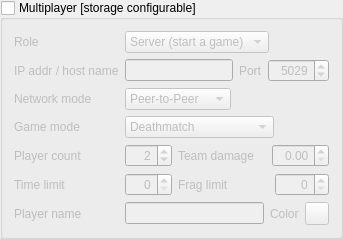
             <widget class="QGroupBox" name="multiplayerGrpBox">
              <property name="sizePolicy">
               <sizepolicy hsizetype="Preferred" vsizetype="Expanding">
                <horstretch>0</horstretch>
                <verstretch>0</verstretch>
               </sizepolicy>
              </property>
              <property name="toolTip">
               <string>&lt;html&gt;&lt;head/&gt;&lt;body&gt;&lt;p&gt;Multiplayer options for ZDoom family or Woof. May not work for other engines.&lt;/p&gt;&lt;/body&gt;&lt;/html&gt;</string>
              </property>
              <property name="title">
               <string>Multiplayer [storage configurable]</string>
              </property>
              <property name="checkable">
               <bool>true</bool>
              </property>
              <property name="checked">
               <bool>false</bool>
              </property>
              <layout class="QGridLayout" name="gridLayout_2">
               <item row="0" column="0">
                <widget class="QLabel" name="multRoleLabel">
                 <property name="sizePolicy">
                  <sizepolicy hsizetype="Minimum" vsizetype="Preferred">
                   <horstretch>0</horstretch>
                   <verstretch>0</verstretch>
                  </sizepolicy>
                 </property>
                 <property name="text">
                  <string>Role</string>
                 </property>
                </widget>
               </item>
               <item row="0" column="1">
                <layout class="QHBoxLayout" name="hLayout_multRole">
                 <item>
                  <widget class="QComboBox" name="multRoleCmbBox">
                   <property name="sizePolicy">
                    <sizepolicy hsizetype="MinimumExpanding" vsizetype="Fixed">
                     <horstretch>0</horstretch>
                     <verstretch>0</verstretch>
                    </sizepolicy>
                   </property>
                   <item>
                    <property name="text">
                     <string>Server (start a game)</string>
                    </property>
                   </item>
                   <item>
                    <property name="text">
                     <string>Client (join a game)</string>
                    </property>
                   </item>
                  </widget>
                 </item>
                 <item>
                  <spacer name="horizontalSpacer">
                   <property name="orientation">
                    <enum>Qt::Horizontal</enum>
                   </property>
                   <property name="sizeHint" stdset="0">
                    <size>
                     <width>0</width>
                     <height>0</height>
                    </size>
                   </property>
                  </spacer>
                 </item>
                </layout>
               </item>
               <item row="1" column="0">
                <widget class="QLabel" name="hostnameLabel">
                 <property name="enabled">
                  <bool>false</bool>
                 </property>
                 <property name="sizePolicy">
                  <sizepolicy hsizetype="Minimum" vsizetype="Preferred">
                   <horstretch>0</horstretch>
                   <verstretch>0</verstretch>
                  </sizepolicy>
                 </property>
                 <property name="toolTip">
                  <string>&lt;html&gt;&lt;head/&gt;&lt;body&gt;&lt;p&gt;The hosting server to connect to. Can be either an IP address or a host name (the name of the computer within your LAN or a full DNS host name of a distant server)&lt;/p&gt;&lt;/body&gt;&lt;/html&gt;</string>
                 </property>
                 <property name="text">
                  <string>IP addr / host name</string>
                 </property>
                </widget>
               </item>
               <item row="1" column="1">
                <layout class="QHBoxLayout" name="hLayout_host">
                 <item>
                  <widget class="QLineEdit" name="hostnameLine">
                   <property name="enabled">
                    <bool>false</bool>
                   </property>
                  </widget>
                 </item>
                 <item>
                  <widget class="QLabel" name="portLabel">
                   <property name="sizePolicy">
                    <sizepolicy hsizetype="Minimum" vsizetype="Preferred">
                     <horstretch>0</horstretch>
                     <verstretch>0</verstretch>
                    </sizepolicy>
                   </property>
                   <property name="toolTip">
                    <string>&lt;html&gt;&lt;head/&gt;&lt;body&gt;&lt;p&gt;Network port used for the multiplayer game.&lt;/p&gt;&lt;p&gt;Must be set equally on both the server and the client.&lt;/p&gt;&lt;p&gt;The default value for most engines is 5029.&lt;/p&gt;&lt;/body&gt;&lt;/html&gt;</string>
                   </property>
                   <property name="text">
                    <string>Port</string>
                   </property>
                  </widget>
                 </item>
                 <item>
                  <widget class="QSpinBox" name="portSpinBox">
                   <property name="alignment">
                    <set>Qt::AlignRight|Qt::AlignTrailing|Qt::AlignVCenter</set>
                   </property>
                   <property name="minimum">
                    <number>1</number>
                   </property>
                   <property name="maximum">
                    <number>65535</number>
                   </property>
                   <property name="value">
                    <number>5029</number>
                   </property>
                  </widget>
                 </item>
                </layout>
               </item>
               <item row="2" column="0">
                <widget class="QLabel" name="netModeLabel">
                 <property name="sizePolicy">
                  <sizepolicy hsizetype="Minimum" vsizetype="Preferred">
                   <horstretch>0</horstretch>
                   <verstretch>0</verstretch>
                  </sizepolicy>
                 </property>
                 <property name="toolTip">
                  <string>&lt;html&gt;&lt;head/&gt;&lt;body&gt;&lt;p&gt;&lt;span style=&quot; font-style:italic;&quot;&gt;(ZDoom only)&lt;/span&gt;&lt;br/&gt;Networking modes change how nodes connect to each-other. Depending on networking conditions, one may be more favorable then the other.&lt;/p&gt;&lt;p&gt;&lt;span style=&quot; font-weight:700;&quot;&gt;Peer-to-Peer&lt;/span&gt;, the default, is the traditional netmode. The faster of the two, each node talks to each other node directly, and the game is only slowed down by the slowest connection between two nodes. In Internet games, this does require all nodes to be able to contact all other nodes, or the game will appear to lock up when it starts (this only applies if you have 3 or more players). Hole punching is used by all guest nodes to connect to other nodes.&lt;/p&gt;&lt;p&gt;&lt;span style=&quot; font-weight:700;&quot;&gt;Packet Server&lt;/span&gt;, which must be forced on, is an alternate mode added to ZDoom. The slowest of the two (depending on networking conditions), each node talks to the arbitrator (typically the first player), and the arbitrator then routes the info to each other node. As you are adding the time it takes the arbitrator to route the information to each node, Internet games can be slowed down significantly by this netmode, but with the advantage of a simpler network setup (only the host needs to be contactable). It's recommended that you do not force this netmode in 2 player games, as it's not needed (nothing changes about how the connection is initiated and maintained) and just results in larger packets. &lt;/p&gt;&lt;/body&gt;&lt;/html&gt;</string>
                 </property>
                 <property name="text">
                  <string>Network mode</string>
                 </property>
                </widget>
               </item>
               <item row="2" column="1">
                <layout class="QHBoxLayout" name="hLayout_netMode">
                 <item>
                  <widget class="QComboBox" name="netModeCmbBox">
                   <property name="sizePolicy">
                    <sizepolicy hsizetype="MinimumExpanding" vsizetype="Fixed">
                     <horstretch>0</horstretch>
                     <verstretch>0</verstretch>
                    </sizepolicy>
                   </property>
                   <property name="toolTip">
                    <string>&lt;html&gt;&lt;head/&gt;&lt;body&gt;&lt;p&gt;(ZDoom only)&lt;/p&gt;&lt;p&gt;Networking modes change how nodes connect to each-other. Depending on networking conditions, one may be more favorable then the other.&lt;/p&gt;&lt;p&gt;&lt;span style=&quot; font-weight:700;&quot;&gt;Peer-to-Peer&lt;/span&gt;, the default, is the traditional netmode. The faster of the two, each node talks to each other node directly, and the game is only slowed down by the slowest connection between two nodes. In Internet games, this does require all nodes to be able to contact all other nodes, or the game will appear to lock up when it starts (this only applies if you have 3 or more players). Hole punching is used by all guest nodes to connect to other nodes.&lt;/p&gt;&lt;p&gt;&lt;span style=&quot; font-weight:700;&quot;&gt;Packet Server&lt;/span&gt;, which must be forced on, is an alternate mode added to ZDoom. The slowest of the two (depending on networking conditions), each node talks to the arbitrator (typically the first player), and the arbitrator then routes the info to each other node. As you are adding the time it takes the arbitrator to route the information to each node, Internet games can be slowed down significantly by this netmode, but with the advantage of a simpler network setup (only the host needs to be contactable). It's recommended that you do not force this netmode in 2 player games, as it's not needed (nothing changes about how the connection is initiated and maintained) and just results in larger packets. &lt;/p&gt;&lt;/body&gt;&lt;/html&gt;</string>
                   </property>
                   <item>
                    <property name="text">
                     <string>Peer-to-Peer</string>
                    </property>
                   </item>
                   <item>
                    <property name="text">
                     <string>Packet Server</string>
                    </property>
                   </item>
                  </widget>
                 </item>
                 <item>
                  <spacer name="horizontalSpacer_3">
                   <property name="orientation">
                    <enum>Qt::Horizontal</enum>
                   </property>
                   <property name="sizeHint" stdset="0">
                    <size>
                     <width>0</width>
                     <height>0</height>
                    </size>
                   </property>
                  </spacer>
                 </item>
                </layout>
               </item>
               <item row="3" column="0">
                <widget class="QLabel" name="gameModeLabel">
                 <property name="sizePolicy">
                  <sizepolicy hsizetype="Minimum" vsizetype="Preferred">
                   <horstretch>0</horstretch>
                   <verstretch>0</verstretch>
                  </sizepolicy>
                 </property>
                 <property name="toolTip">
                  <string>&lt;html&gt;&lt;head/&gt;&lt;body&gt;&lt;p&gt;Type of the multiplayer game. Some options only work in some engines.&lt;/p&gt;&lt;p&gt;&lt;span style=&quot; font-weight:700;&quot;&gt;Deathmatch&lt;/span&gt; is a multiplayer game style pioneered by Doom in which players face off against each other, connected to a common area via a network. A point, called a frag, is granted to a player whenever he or she kills an opponent. Upon death, players restart at a random deathmatch start. Players spawn with all keys, and keys are never placed on the map (there is currently no clean way to circumvent this).&lt;/p&gt;&lt;p&gt;&lt;span style=&quot; font-weight:700;&quot;&gt;Team Deathmatch&lt;/span&gt; is a variant of deathmatch where players are placed into two or more teams. Players score frags by killing members of opposing teams. Gameplay options allow to reduce or remove friendly fire damage.&lt;/p&gt;&lt;p&gt;&lt;span style=&quot; font-weight:700;&quot;&gt;Cooperative&lt;/span&gt; gameplay, often referred to as co-op or coop, is a multiplayer game mode in which human players cooperate against a given game's monsters. Cooperative play is the default game mode if the -deathmatch parameter is not specified at the command line.&lt;/p&gt;&lt;p&gt;In &lt;span style=&quot; font-weight:700;&quot;&gt;Deathmatch&lt;/span&gt; and &lt;span style=&quot; font-weight:700;&quot;&gt;Team Deathmatch&lt;/span&gt; weapons stay behind when a player picks them up.&lt;/p&gt;&lt;p&gt;In &lt;span style=&quot; font-weight:700;&quot;&gt;Alternative Deathmatch&lt;/span&gt; and &lt;span style=&quot; font-weight:700;&quot;&gt;Alternative Team Deathmatch&lt;/span&gt; (also called [Team]Deathmatch 2.0) items other than invulnerability and invisibilty respawn after being picked up.&lt;/p&gt;&lt;p&gt;In &lt;span style=&quot; font-weight:700;&quot;&gt;Deathmatch 3.0&lt;/span&gt; weapons stay in place and all items respawn after 30 seconds.&lt;/p&gt;&lt;/body&gt;&lt;/html&gt;</string>
                 </property>
                 <property name="text">
                  <string>Game mode</string>
                 </property>
                </widget>
               </item>
               <item row="3" column="1">
                <layout class="QHBoxLayout" name="hLayout_gameMode">
                 <item>
                  <widget class="QComboBox" name="gameModeCmbBox">
                   <property name="sizePolicy">
                    <sizepolicy hsizetype="MinimumExpanding" vsizetype="Fixed">
                     <horstretch>0</horstretch>
                     <verstretch>0</verstretch>
                    </sizepolicy>
                   </property>
                   <property name="toolTip">
                    <string>&lt;html&gt;&lt;head/&gt;&lt;body&gt;&lt;p&gt;&lt;span style=&quot; font-weight:700;&quot;&gt;Deathmatch&lt;/span&gt; is a multiplayer game style pioneered by Doom in which players face off against each other, connected to a common area via a network. A point, called a frag, is granted to a player whenever he or she kills an opponent. Upon death, players restart at a random deathmatch start. Players spawn with all keys, and keys are never placed on the map (there is currently no clean way to circumvent this).&lt;/p&gt;&lt;p&gt;&lt;span style=&quot; font-weight:700;&quot;&gt;Team Deathmatch&lt;/span&gt; is a variant of deathmatch where players are placed into two or more teams. Players score frags by killing members of opposing teams. Gameplay options allow to reduce or remove friendly fire damage.&lt;/p&gt;&lt;p&gt;&lt;span style=&quot; font-weight:700;&quot;&gt;Cooperative&lt;/span&gt; gameplay, often referred to as co-op or coop, is a multiplayer game mode in which human players cooperate against a given game's monsters. Cooperative play is the default game mode if the -deathmatch parameter is not specified at the command line.&lt;/p&gt;&lt;p&gt;In &lt;span style=&quot; font-weight:700;&quot;&gt;Deathmatch&lt;/span&gt; and &lt;span style=&quot; font-weight:700;&quot;&gt;Team Deathmatch&lt;/span&gt; weapons stay behind when a player picks them up.&lt;/p&gt;&lt;p&gt;In &lt;span style=&quot; font-weight:700;&quot;&gt;Alternative Deathmatch&lt;/span&gt; and &lt;span style=&quot; font-weight:700;&quot;&gt;Alternative Team Deathmatch&lt;/span&gt; items other than invulnerability and invisibilty respawn after being picked up.&lt;/p&gt;&lt;/body&gt;&lt;/html&gt;</string>
                   </property>
                   <item>
                    <property name="text">
                     <string>Deathmatch</string>
                    </property>
                   </item>
                   <item>
                    <property name="text">
                     <string>Team Deathmatch</string>
                    </property>
                   </item>
                   <item>
                    <property name="text">
                     <string>Alt. Deathmatch</string>
                    </property>
                   </item>
                   <item>
                    <property name="text">
                     <string>Alt. Team Deathmatch</string>
                    </property>
                   </item>
                   <item>
                    <property name="text">
                     <string>Deathmatch 3.0</string>
                    </property>
                   </item>
                   <item>
                    <property name="text">
                     <string>Cooperative</string>
                    </property>
                   </item>
                  </widget>
                 </item>
                 <item>
                  <spacer name="horizontalSpacer_4">
                   <property name="orientation">
                    <enum>Qt::Horizontal</enum>
                   </property>
                   <property name="sizeHint" stdset="0">
                    <size>
                     <width>0</width>
                     <height>0</height>
                    </size>
                   </property>
                  </spacer>
                 </item>
                </layout>
               </item>
               <item row="4" column="0">
                <widget class="QLabel" name="playerCountLabel">
                 <property name="sizePolicy">
                  <sizepolicy hsizetype="Minimum" vsizetype="Preferred">
                   <horstretch>0</horstretch>
                   <verstretch>0</verstretch>
                  </sizepolicy>
                 </property>
                 <property name="text">
                  <string>Player count</string>
                 </property>
                </widget>
               </item>
               <item row="4" column="1">
                <layout class="QHBoxLayout" name="hLayout_playerCount">
                 <item>
                  <widget class="QSpinBox" name="playerCountSpinBox">
                   <property name="alignment">
                    <set>Qt::AlignRight|Qt::AlignTrailing|Qt::AlignVCenter</set>
                   </property>
                   <property name="minimum">
                    <number>1</number>
                   </property>
                   <property name="maximum">
                    <number>128</number>
                   </property>
                   <property name="value">
                    <number>2</number>
                   </property>
                  </widget>
                 </item>
                 <item>
                  <widget class="QLabel" name="teamDmgLabel">
                   <property name="enabled">
                    <bool>false</bool>
                   </property>
                   <property name="sizePolicy">
                    <sizepolicy hsizetype="Minimum" vsizetype="Preferred">
                     <horstretch>0</horstretch>
                     <verstretch>0</verstretch>
                    </sizepolicy>
                   </property>
                   <property name="toolTip">
                    <string>&lt;html&gt;&lt;head/&gt;&lt;body&gt;&lt;p&gt;Controls how much damage players can do to their teammates. This is multiplied to the normal damage done, so a value of 0 means that players cannot hurt their teammates. A value of 1 means that players deal full damage to their teammates. You can also set this to values greater than 1 to deal extra punishment to your teammates.&lt;/p&gt;&lt;/body&gt;&lt;/html&gt;</string>
                   </property>
                   <property name="text">
                    <string>Team damage</string>
                   </property>
                  </widget>
                 </item>
                 <item>
                  <spacer name="horizontalSpacer_7">
                   <property name="orientation">
                    <enum>Qt::Horizontal</enum>
                   </property>
                   <property name="sizeHint" stdset="0">
                    <size>
                     <width>0</width>
                     <height>0</height>
                    </size>
                   </property>
                  </spacer>
                 </item>
                 <item>
                  <widget class="QDoubleSpinBox" name="teamDmgSpinBox">
                   <property name="enabled">
                    <bool>false</bool>
                   </property>
                   <property name="alignment">
                    <set>Qt::AlignRight|Qt::AlignTrailing|Qt::AlignVCenter</set>
                   </property>
                   <property name="maximum">
                    <double>10.000000000000000</double>
                   </property>
                   <property name="singleStep">
                    <double>0.100000000000000</double>
                   </property>
                  </widget>
                 </item>
                </layout>
               </item>
               <item row="5" column="0">
                <widget class="QLabel" name="timeLimitLabel">
                 <property name="sizePolicy">
                  <sizepolicy hsizetype="Minimum" vsizetype="Preferred">
                   <horstretch>0</horstretch>
                   <verstretch>0</verstretch>
                  </sizepolicy>
                 </property>
                 <property name="toolTip">
                  <string>&lt;html&gt;&lt;head/&gt;&lt;body&gt;&lt;p&gt;When the time limit is non-zero, the game will automatically advance to the next level after this many minutes have elapsed.&lt;/p&gt;&lt;/body&gt;&lt;/html&gt;</string>
                 </property>
                 <property name="text">
                  <string>Time limit</string>
                 </property>
                </widget>
               </item>
               <item row="5" column="1">
                <layout class="QHBoxLayout" name="hLayout_timeLimit">
                 <item>
                  <widget class="QSpinBox" name="timeLimitSpinBox">
                   <property name="alignment">
                    <set>Qt::AlignRight|Qt::AlignTrailing|Qt::AlignVCenter</set>
                   </property>
                   <property name="maximum">
                    <number>999</number>
                   </property>
                  </widget>
                 </item>
                 <item>
                  <widget class="QLabel" name="fragLimitLabel">
                   <property name="sizePolicy">
                    <sizepolicy hsizetype="Minimum" vsizetype="Preferred">
                     <horstretch>0</horstretch>
                     <verstretch>0</verstretch>
                    </sizepolicy>
                   </property>
                   <property name="toolTip">
                    <string>&lt;html&gt;&lt;head/&gt;&lt;body&gt;&lt;p&gt;If the fraglimit is non-zero, the game will automatically advance to the next level once anyone gets this many frags. (Deathmatch only)&lt;/p&gt;&lt;/body&gt;&lt;/html&gt;</string>
                   </property>
                   <property name="text">
                    <string>Frag limit</string>
                   </property>
                  </widget>
                 </item>
                 <item>
                  <spacer name="horizontalSpacer_9">
                   <property name="orientation">
                    <enum>Qt::Horizontal</enum>
                   </property>
                   <property name="sizeHint" stdset="0">
                    <size>
                     <width>0</width>
                     <height>0</height>
                    </size>
                   </property>
                  </spacer>
                 </item>
                 <item>
                  <widget class="QSpinBox" name="fragLimitSpinBox">
                   <property name="alignment">
                    <set>Qt::AlignRight|Qt::AlignTrailing|Qt::AlignVCenter</set>
                   </property>
                   <property name="maximum">
                    <number>1000</number>
                   </property>
                  </widget>
                 </item>
                </layout>
               </item>
               <item row="6" column="0">
                <widget class="QLabel" name="playerNameLabel">
                 <property name="enabled">
                  <bool>false</bool>
                 </property>
                 <property name="toolTip">
                  <string>&lt;html&gt;&lt;head/&gt;&lt;body&gt;&lt;p&gt;&lt;span style=&quot; font-style:italic;&quot;&gt;(ZDoom only)&lt;/span&gt; Name of the player that is shown to others during game.&lt;/p&gt;&lt;/body&gt;&lt;/html&gt;</string>
                 </property>
                 <property name="text">
                  <string>Player name</string>
                 </property>
                </widget>
               </item>
               <item row="6" column="1">
                <layout class="QHBoxLayout" name="horizontalLayout_3">
                 <item>
                  <widget class="QLineEdit" name="playerNameLine">
                   <property name="enabled">
                    <bool>false</bool>
                   </property>
                  </widget>
                 </item>
                 <item>
                  <widget class="QLabel" name="playerColorLabel">
                   <property name="enabled">
                    <bool>false</bool>
                   </property>
                   <property name="toolTip">
                    <string>&lt;html&gt;&lt;head/&gt;&lt;body&gt;&lt;p&gt;&lt;span style=&quot; font-style:italic;&quot;&gt;(ZDoom only)&lt;/span&gt; Color of the player's suit.&lt;br/&gt;Right-click the button to reset the color.&lt;/p&gt;&lt;/body&gt;&lt;/html&gt;</string>
                   </property>
                   <property name="text">
                    <string>Color</string>
                   </property>
                  </widget>
                 </item>
                 <item>
                  <widget class="RightClickableButton" name="playerColorBtn">
                   <property name="enabled">
                    <bool>false</bool>
                   </property>
                   <property name="toolTip">
                    <string>&lt;html&gt;&lt;head/&gt;&lt;body&gt;&lt;p&gt;Color of the player's suit.&lt;br/&gt;Right-click the button to reset the color.&lt;/p&gt;&lt;/body&gt;&lt;/html&gt;</string>
                   </property>
                   <property name="text">
                    <string/>
                   </property>
                   <property name="toolButtonStyle">
                    <enum>Qt::ToolButtonIconOnly</enum>
                   </property>
                  </widget>
                 </item>
                </layout>
               </item>
              </layout>
             </widget>
